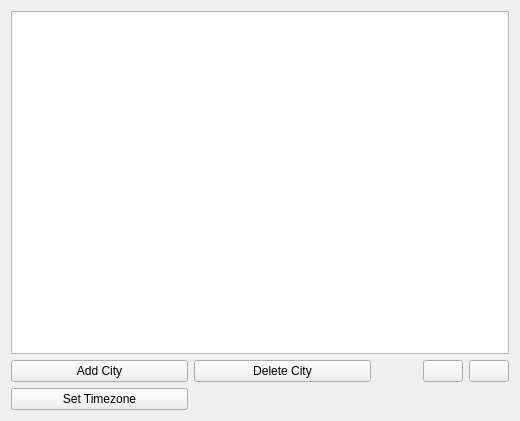
<?xml version="1.0" encoding="UTF-8"?>
<ui version="4.0">
 <class>LocationsPage</class>
 <widget class="QWidget" name="LocationsPage">
  <property name="geometry">
   <rect>
    <x>0</x>
    <y>0</y>
    <width>520</width>
    <height>421</height>
   </rect>
  </property>
  <property name="minimumSize">
   <size>
    <width>0</width>
    <height>0</height>
   </size>
  </property>
  <layout class="QGridLayout" name="gridLayout" columnstretch="1,1,0,0,0">
   <item row="0" column="0" colspan="5">
    <widget class="QTableView" name="cityTableView">
     <property name="selectionMode">
      <enum>QAbstractItemView::SingleSelection</enum>
     </property>
     <property name="selectionBehavior">
      <enum>QAbstractItemView::SelectRows</enum>
     </property>
    </widget>
   </item>
   <item row="1" column="0">
    <widget class="QPushButton" name="btnAddCity">
     <property name="sizePolicy">
      <sizepolicy hsizetype="Expanding" vsizetype="Preferred">
       <horstretch>0</horstretch>
       <verstretch>0</verstretch>
      </sizepolicy>
     </property>
     <property name="text">
      <string>Add City</string>
     </property>
    </widget>
   </item>
   <item row="1" column="1">
    <widget class="QPushButton" name="btnDeleteCity">
     <property name="sizePolicy">
      <sizepolicy hsizetype="Expanding" vsizetype="Preferred">
       <horstretch>0</horstretch>
       <verstretch>0</verstretch>
      </sizepolicy>
     </property>
     <property name="text">
      <string>Delete City</string>
     </property>
    </widget>
   </item>
   <item row="1" column="2">
    <spacer name="horizontalSpacer">
     <property name="orientation">
      <enum>Qt::Horizontal</enum>
     </property>
     <property name="sizeHint" stdset="0">
      <size>
       <width>40</width>
       <height>20</height>
      </size>
     </property>
    </spacer>
   </item>
   <item row="1" column="3">
    <widget class="QPushButton" name="btnMoveUp">
     <property name="text">
      <string/>
     </property>
    </widget>
   </item>
   <item row="1" column="4">
    <widget class="QPushButton" name="btnMoveDown">
     <property name="text">
      <string/>
     </property>
    </widget>
   </item>
   <item row="2" column="0">
    <widget class="QPushButton" name="btnSetTimeZone">
     <property name="text">
      <string>Set Timezone</string>
     </property>
    </widget>
   </item>
  </layout>
 </widget>
 <resources>
  <include location="../yawpresource.qrc"/>
 </resources>
 <connections/>
</ui>
